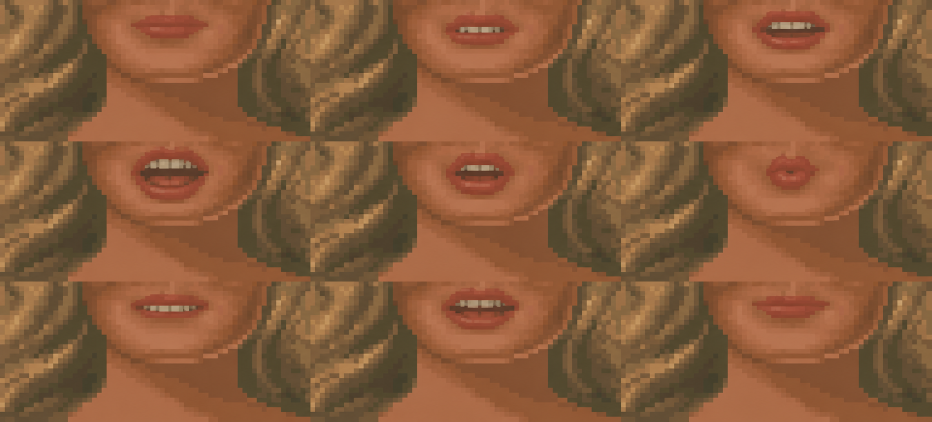
#> input picture art/portraits/mobile-mouths/npc072-split-workspace/mouth/neutral/raw.png, 1863 x 844 px, found by its file name (shown at 1/2 size)
$ python inspect_npc425_mouths.py ../../portraits/mobile-mouths/npc072-split-workspace/mouth/neutral/raw.png
#> lines starting #> are read from the running program, lines starting #| are printed output that depends on the picture
from pathlib import Path
from PIL import Image,ImageDraw
import sys
ROOT=Path(__file__).resolve().parent/'npc425-mouths-v1';mood=sys.argv[1];p=ROOT/mood;raw=Image.open(p/f'mouth/{mood}/raw.png').convert('RGB');canvas=Image.new('RGB',(9*300,400),'#222222');d=ImageDraw.Draw(canvas)
#> further down, raw is the input picture: PIL image 1863x844 RGB; mean R, G, B 134.1, 90.8, 58.8
#> after `canvas = Image.new('RGB', (9 * 300, 400), '#222222')`: canvas: PIL image 2700x400 RGB; every value is 34
for i,s in enumerate('ABCDEFGHX'):
 r,c=divmod(i,3);im=raw.transform((64,29),Image.Transform.EXTENT,(c*raw.width/3,r*raw.height/3,(c+1)*raw.width/3,(r+1)*raw.height/3),Image.Resampling.NEAREST);canvas.paste(im.crop((20,3,45,19)).resize((300,192),Image.Resampling.NEAREST),(i*300,28));d.text((i*300+3,5),s,fill='white')
 for y in range(3,19):d.text((i*300+2,28+(y-3)*12),str(y),fill='white')
#> this loop made 9 passes
#> pass 1, `im = raw.transform((64, 29), Image.Transform.EXTENT, (c * raw.width / `:
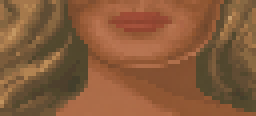
#> im: PIL image 64x29 RGB (shown 4 times larger); mean R, G, B 134.1, 90.7, 58.6
#> pass 3, `im = raw.transform((64, 29), Image.Transform.EXTENT, (c * raw.width / `:
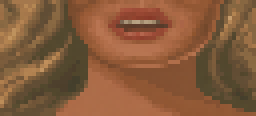
#> im: PIL image 64x29 RGB (shown 4 times larger); mean R, G, B 133.8, 90.7, 58.8
#> after the loop:
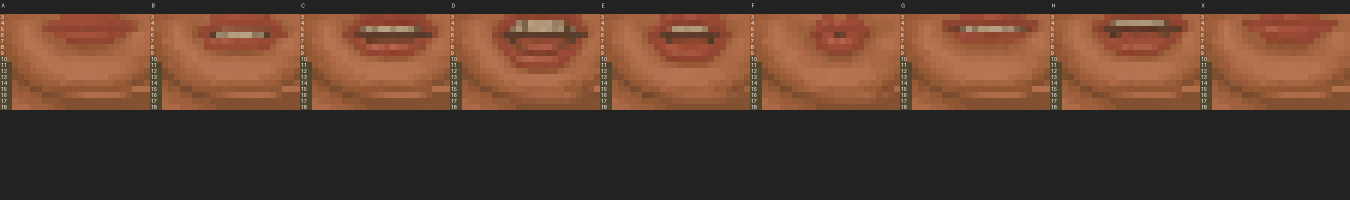
#> canvas: PIL image 2700x400 RGB (shown at 1/2 size); mean R, G, B 91.7, 62.8, 47.7
canvas.save(p/'raw-mouth-coordinate-review.png')
